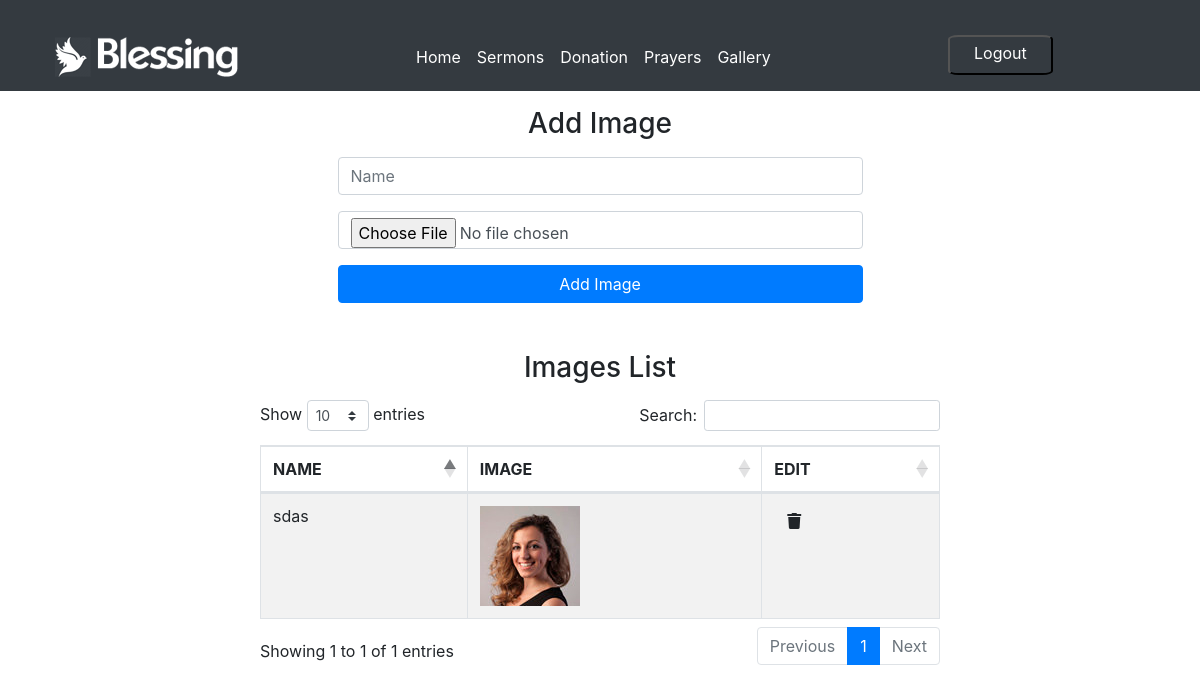
Page /users/index.php?pg=gallery (signed in) on the earlier database version.
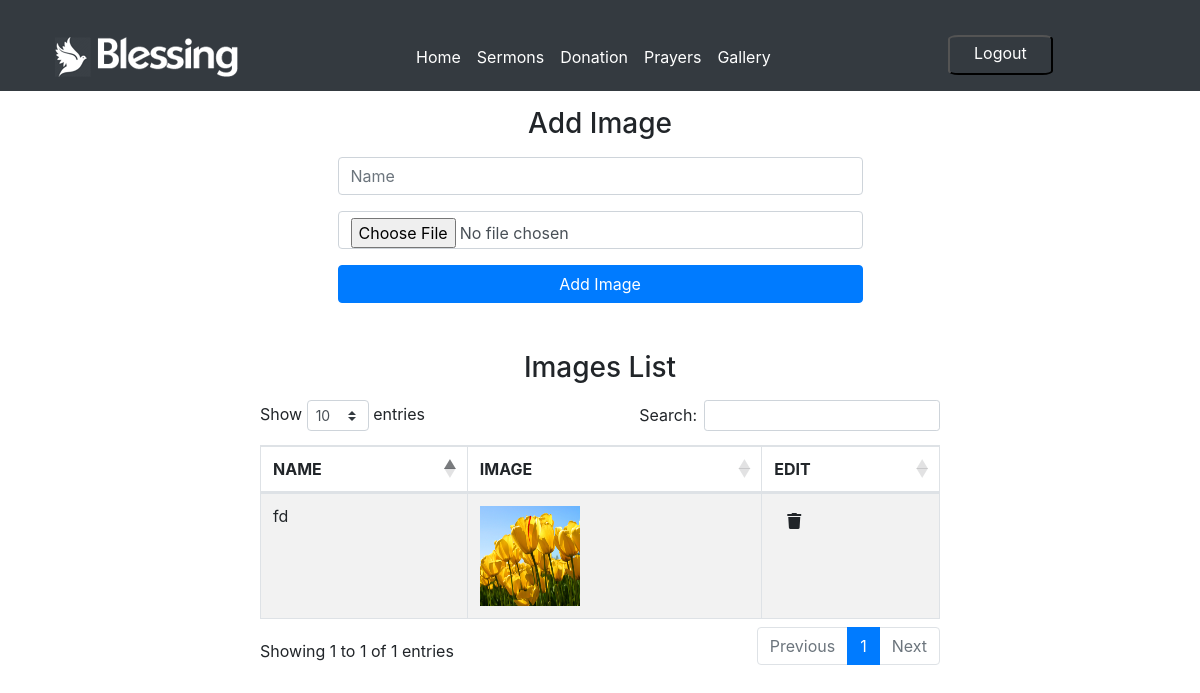
Same page on the later database version.
### tables this page shows
CREATE TABLE `gallery` (
  `id` int(11) NOT NULL,
  `name` varchar(50) NOT NULL,
  `image` varchar(50) NOT NULL
);

### users/include/functions.php (called while the page is built, shortened)
<?php
	function selectdata($col,$tbname)
	{
		$selectqry="select $col from $tbname ";
		$result=mysqli_query($GLOBALS['con'],$selectqry) or die(mysqli_error($GLOBALS['con']));
	return $result;
	}
?>

### users/pages/gallery.php (the view, shortened to what this page needs)
<div class="container">
<div class="row">
<div class="col-md-3">
</div>
<div class="col-md-6">
<h3 class="text-center mt-3 mb-3">Add Image</h3>
<form method="post" enctype="multipart/form-data" >
<div class="form-group">
<input type="text" name="name" placeholder="Name" required="required" class="form-control">
</div>
<div class="form-group">
<input type="file" name="fileToUpload" class="form-control ">
</div>
<input type="submit" name="addimg" value="Add Image" class="btn btn-block btn-primary">
</form>
</div>
<div class="col-md-3">
</div>
</div>
</div>
<div class="container">
<div class="row mt-3">
<div class="col-md-8 offset-2">
<h3 class="text-center mt-3 mb-3">Images List</h3>
<table id="example" class="table table-striped table-bordered" style="width:100%">
<thead>
<tr>
<th>NAME</th>
<th>IMAGE</th>
<th>EDIT</th>
</tr>
</thead>
<tbody>
<?php
$result=selectdata("*","gallery");
while($row=mysqli_fetch_assoc($result))
	{
?>
<tr>
<td><?php  echo $row['name']; ?></td>
<td><img src="../assets/img/gallery/<?php echo $row['image'];  ?>" height="100px" width="100px;"></td>
<td>
<form>
<button type="submit"  name = "delete_image"  class="btn"><i class="fa fa-trash"></i></button>
</form>
</td>
</tr>
<?php
}
?>
</tbody>
</table>
</div>
</div>
</div>

Differences in the rows shown:
removed gallery: name "sdas", image (picture)
added gallery: name "fd", image (picture)
